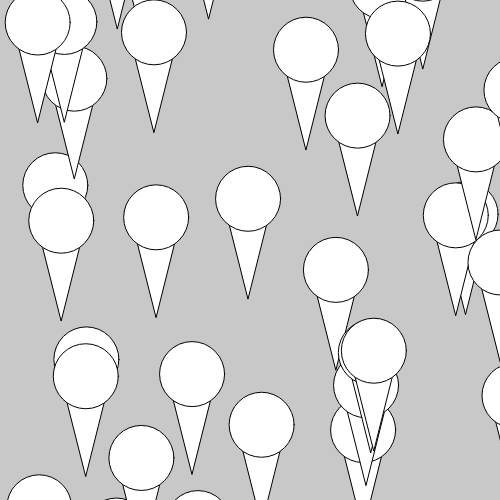
Frame 1 (no input)
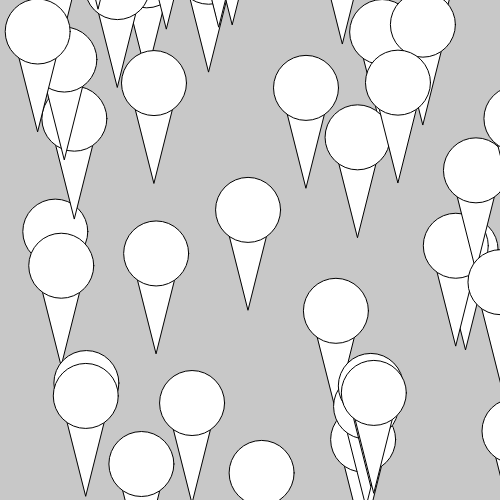
Frame 60 (no input)
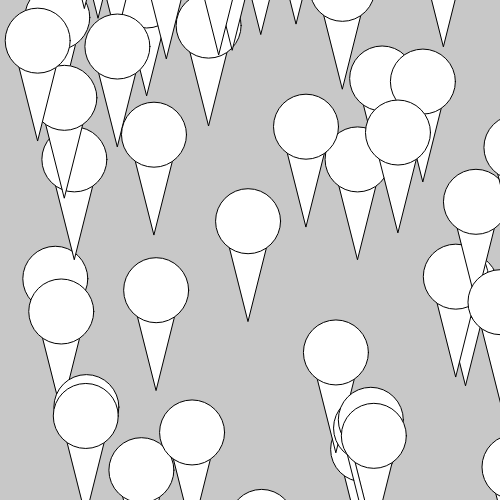
Frame 120 (the mouse pressed at the canvas centre since frame 60)

The p5.js sketch that drew these frames (run headless with seeded random() and noise() and a simulated clock; from frame 60 on, the mouse is pressed at the canvas centre):

// p5.js sketch
// ── sketch.js
/*
From demo on OOP, adding array of objects.

This sketch creates an array of objects from the Icecream class with 
random x and y positions and a fixed diameter of 65.
*/

let icecreams = [];  //declare object array 
icecreams.length = 50; //set array length

function setup() 
{
	createCanvas(500, 500);
	//initialize objects by calling the constructor with a for loop
	for (let i = 0; i < icecreams.length; i++) 
	{
		icecreams[i] = new IceCream(random(width), random(-200, height + 200), 65);
	}
}

function draw() 
{
	background(200);
	//call methods on the objects 
	//the for loop increments through each object in the array
	for (let i = 0; i < icecreams.length; i++) 
	{
		icecreams[i].display();
		icecreams[i].fall();
		icecreams[i].grow();
	}
}

class IceCream 
{
	//**constructor**
	//like setup() function within class
	//constructor arguments are temporary and used to initialize values inside object
  // Q: How would we give each of these objects random colors/flavors? 
	constructor(tempX, tempY, tempDiameter) 
	{
		this.x = tempX;
		this.y = tempY;
		this.diameter = tempDiameter;
		this.move = random(0.1,1); 
	}

	//**methods** 
	//these are functions for the object
	display() //method
	{ 
		triangle(this.x, this.y, this.x + 50, this.y, this.x + 25, this.y + 100);
		ellipse(this.x + 25, this.y, this.diameter, this.diameter);
	}

	fall() //method
	{ 
		if (this.y > height + 100) 
		{
			this.y = -100;
		} 
		else 
		{
			this.y+= this.move;
		}
	}

	grow() //method
	{ 
		this.diameter = constrain(this.diameter, 0, width);
		
		if (keyIsPressed) 
		{
			if (key === 'ArrowUp') 
			{
				this.diameter++;
			} 
			else if (key === 'ArrowDown') 
			{
				this.diameter--;
			}
		}
	}
}
